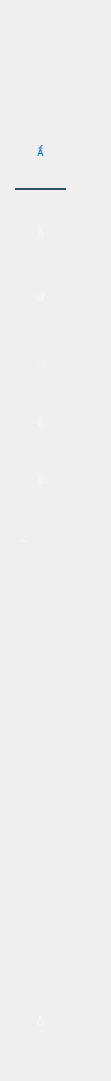
  <widget class="QGroupBox" name="MenuBar">
   <property name="geometry">
    <rect>
     <x>10</x>
     <y>0</y>
     <width>111</width>
     <height>1081</height>
    </rect>
   </property>
   <property name="styleSheet">
    <string notr="true">border:none;
background:none;</string>
   </property>
   <property name="title">
    <string/>
   </property>
   <widget class="QLabel" name="label_2">
    <property name="geometry">
     <rect>
      <x>10</x>
      <y>20</y>
      <width>71</width>
      <height>61</height>
     </rect>
    </property>
    <property name="text">
     <string/>
    </property>
    <property name="pixmap">
     <pixmap>D:/Untitled design (3).png</pixmap>
    </property>
   </widget>
   <widget class="QPushButton" name="hihi_5">
    <property name="geometry">
     <rect>
      <x>20</x>
      <y>280</y>
      <width>41</width>
      <height>31</height>
     </rect>
    </property>
    <property name="toolTipDuration">
     <number>1</number>
    </property>
    <property name="autoFillBackground">
     <bool>false</bool>
    </property>
    <property name="styleSheet">
     <string notr="true">QPushButton#hihi_5
{
font: 30pt &quot;dripicons-v2&quot;;
border:none;
background-color:transparent;
color:rgba(255,255,255,150);
}
QPushButton#hihi_5:hover
{
font: 30pt &quot;dripicons-v2&quot;;
border:none;
background-color:transparent;
color:rgba(255,255,255,255);
}</string>
    </property>
    <property name="text">
     <string></string>
    </property>
    <property name="iconSize">
     <size>
      <width>40</width>
      <height>40</height>
     </size>
    </property>
    <property name="flat">
     <bool>false</bool>
    </property>
   </widget>
   <widget class="QLabel" name="label_12">
    <property name="geometry">
     <rect>
      <x>20</x>
      <y>520</y>
      <width>41</width>
      <height>41</height>
     </rect>
    </property>
    <property name="styleSheet">
     <string notr="true">QLabel#label_12
{
font: 30pt &quot;dripicons-v2&quot;;
border:none;
background-color:transparent;
color:rgba(255,255,255,150);
}
QLabel#label_12:hover
{
font: 30pt &quot;dripicons-v2&quot;;
border:none;
background-color:transparent;
color:rgba(255,255,255,255);
}</string>
    </property>
    <property name="text">
     <string>~</string>
    </property>
   </widget>
   <widget class="QPushButton" name="hihi_17">
    <property name="geometry">
     <rect>
      <x>20</x>
      <y>460</y>
      <width>41</width>
      <height>41</height>
     </rect>
    </property>
    <property name="toolTipDuration">
     <number>1</number>
    </property>
    <property name="autoFillBackground">
     <bool>false</bool>
    </property>
    <property name="styleSheet">
     <string notr="true">QPushButton#hihi_17
{
font: 30pt &quot;dripicons-v2&quot;;
border:none;
background-color:transparent;
color:rgba(255,255,255,150);
}
QPushButton#hihi_17:hover
{
font: 30pt &quot;dripicons-v2&quot;;
border:none;
background-color:transparent;
color:rgba(255,255,255,255);
}</string>
    </property>
    <property name="text">
     <string>#</string>
    </property>
    <property name="iconSize">
     <size>
      <width>40</width>
      <height>40</height>
     </size>
    </property>
    <property name="flat">
     <bool>false</bool>
    </property>
   </widget>
   <widget class="QLabel" name="label_6">
    <property name="geometry">
     <rect>
      <x>15</x>
      <y>170</y>
      <width>51</width>
      <height>20</height>
     </rect>
    </property>
    <property name="styleSheet">
     <string notr="true">background-color: rgba(0, 0, 0,0);
font: 12pt &quot;MS Shell Dlg 2&quot;;
border: 2px solid rgba(0,0,0,0);
border-bottom-color:rgba(46,82,101,255);
color:rgb(255,255,255);
padding-bottom:7px;
border-radius:0px;</string>
    </property>
    <property name="text">
     <string/>
    </property>
   </widget>
   <widget class="QPushButton" name="hihi_20">
    <property name="geometry">
     <rect>
      <x>20</x>
      <y>400</y>
      <width>41</width>
      <height>41</height>
     </rect>
    </property>
    <property name="toolTipDuration">
     <number>1</number>
    </property>
    <property name="autoFillBackground">
     <bool>false</bool>
    </property>
    <property name="styleSheet">
     <string notr="true">QPushButton#hihi_20
{
font: 30pt &quot;dripicons-v2&quot;;
border:none;
background-color:transparent;
color:rgba(255,255,255,150);
}
QPushButton#hihi_20:hover
{
font: 30pt &quot;dripicons-v2&quot;;
border:none;
background-color:transparent;
color:rgba(255,255,255,255);
}</string>
    </property>
    <property name="text">
     <string></string>
    </property>
    <property name="iconSize">
     <size>
      <width>40</width>
      <height>40</height>
     </size>
    </property>
    <property name="flat">
     <bool>false</bool>
    </property>
   </widget>
   <widget class="QPushButton" name="hihi_15">
    <property name="geometry">
     <rect>
      <x>20</x>
      <y>340</y>
      <width>41</width>
      <height>41</height>
     </rect>
    </property>
    <property name="toolTipDuration">
     <number>1</number>
    </property>
    <property name="autoFillBackground">
     <bool>false</bool>
    </property>
    <property name="styleSheet">
     <string notr="true">QPushButton#hihi_15
{
font: 30pt &quot;dripicons-v2&quot;;
border:none;
background-color:transparent;
color:rgba(255,255,255,150);
}
QPushButton#hihi_15:hover
{
font: 30pt &quot;dripicons-v2&quot;;
border:none;
background-color:transparent;
color:rgba(255,255,255,255);
}</string>
    </property>
    <property name="text">
     <string></string>
    </property>
    <property name="iconSize">
     <size>
      <width>40</width>
      <height>40</height>
     </size>
    </property>
    <property name="flat">
     <bool>false</bool>
    </property>
   </widget>
   <widget class="QPushButton" name="gg">
    <property name="geometry">
     <rect>
      <x>15</x>
      <y>990</y>
      <width>51</width>
      <height>61</height>
     </rect>
    </property>
    <property name="styleSheet">
     <string notr="true">QPushButton#gg
{
font: 40pt &quot;dripicons-v2&quot;;
border:none;
background-color:transparent;
color:rgba(255,255,255,150);
}
QPushButton#gg:hover
{
font: 40pt &quot;dripicons-v2&quot;;
border:none;
background-color:transparent;
color:rgba(255,115,0,255);
}</string>
    </property>
    <property name="text">
     <string></string>
    </property>
   </widget>
   <widget class="QPushButton" name="hihi_6">
    <property name="geometry">
     <rect>
      <x>20</x>
      <y>130</y>
      <width>41</width>
      <height>41</height>
     </rect>
    </property>
    <property name="toolTipDuration">
     <number>1</number>
    </property>
    <property name="autoFillBackground">
     <bool>false</bool>
    </property>
    <property name="styleSheet">
     <string notr="true">QPushButton#hihi_6
{
font: 30pt &quot;dripicons-v2&quot;;
border:none;
background-color:transparent;
color:rgba(0,125,236,255);
}
QPushButton#hihi_6:hover
{
font: 30pt &quot;dripicons-v2&quot;;
border:none;
background-color:transparent;
color:rgba(0,125,236,255);
}</string>
    </property>
    <property name="text">
     <string></string>
    </property>
    <property name="iconSize">
     <size>
      <width>40</width>
      <height>40</height>
     </size>
    </property>
    <property name="flat">
     <bool>false</bool>
    </property>
   </widget>
   <widget class="QPushButton" name="hihi_7">
    <property name="geometry">
     <rect>
      <x>20</x>
      <y>210</y>
      <width>41</width>
      <height>41</height>
     </rect>
    </property>
    <property name="toolTipDuration">
     <number>1</number>
    </property>
    <property name="autoFillBackground">
     <bool>false</bool>
    </property>
    <property name="styleSheet">
     <string notr="true">QPushButton#hihi_7
{
font: 30pt &quot;dripicons-v2&quot;;
border:none;
background-color:transparent;
color:rgba(255,255,255,150);
}
QPushButton#hihi_7:hover
{
font: 30pt &quot;dripicons-v2&quot;;
border:none;
background-color:transparent;
color:rgba(255,255,255,255);
}</string>
    </property>
    <property name="text">
     <string></string>
    </property>
    <property name="iconSize">
     <size>
      <width>40</width>
      <height>40</height>
     </size>
    </property>
    <property name="flat">
     <bool>false</bool>
    </property>
   </widget>
  </widget>
